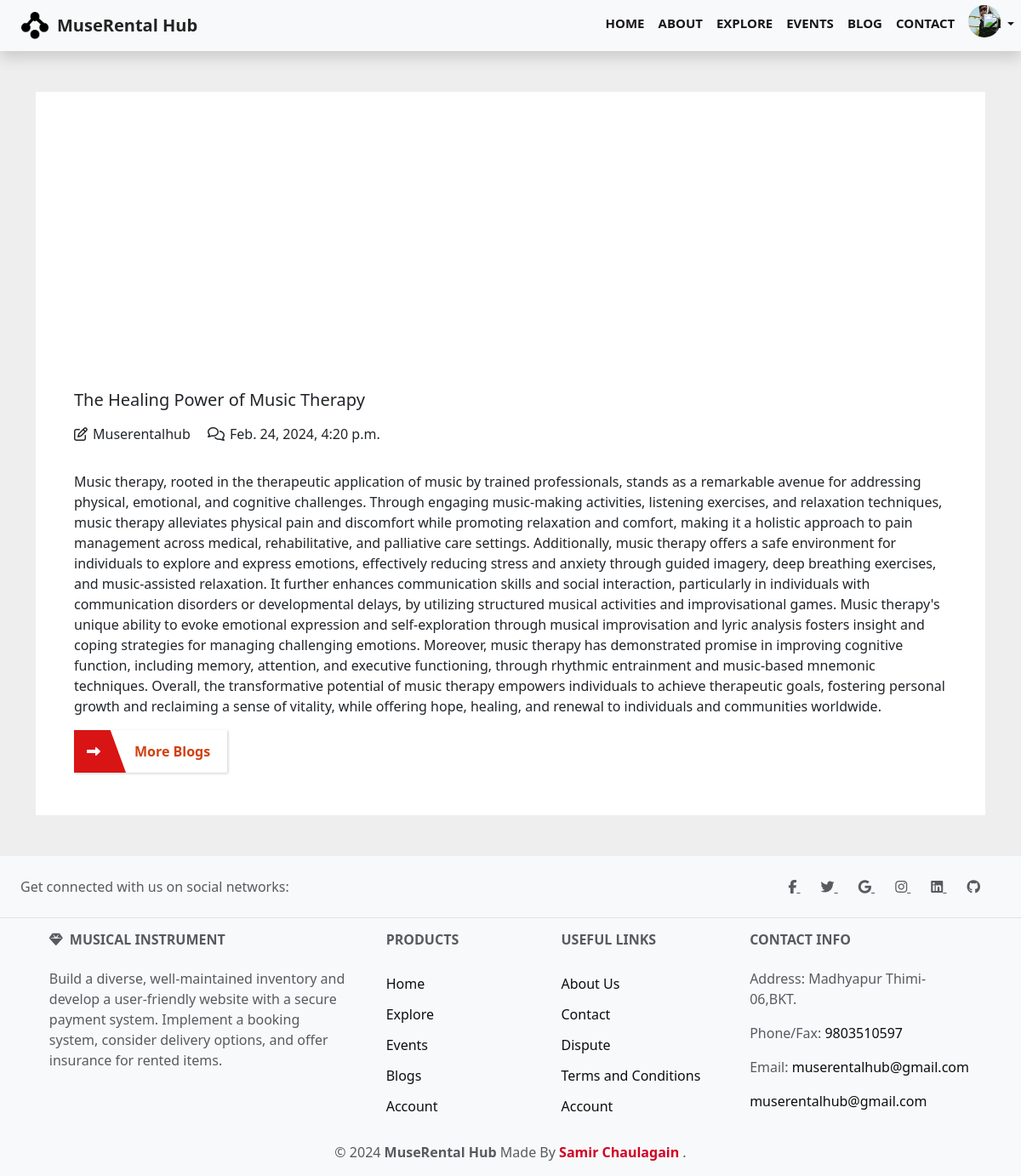
The app's page /post/8 (signed in) with its own data.
### main/models.py (models this page shows, shortened)
class Post(models.Model):
    image = models.ImageField(upload_to='images/', default='default_image.jpg')
    title = models.CharField(max_length=100)
    body = models.TextField(max_length=1000000)
    created_at = models.DateTimeField(default=datetime.now, blank=True)

### main/views.py (the view)
# urls.py: path('post/<str:pk>', views.post, name='post'),
def post(request, pk):
    posts = Post.objects.get(id=pk)
    return render(request, 'landing_pages/posts.html', {'posts': posts})

### template/landing_pages/posts.html (shortened to what this page needs)
{% extends 'base.html' %}
{% load static %}
{% block content %}
<section>
  <div class="container mt-5">
    <div class="row">
      <div class="col-12">
        <article class="blog-card">
          <div class="blog-card__background">
            <div class="card__background--wrapper">
            </div>
          </div>
          <div class="blog-card__head">
          </div>
          <div class="blog-card__info">
            <h5>{{posts.title}}</h5>
            <p>
            <p href="#" class="icon-link mr-3"><i class="fa fa-pencil-square-o"></i> Muserentalhub</p>
            <p class="icon-link ms-3"><i class="fa fa-comments-o"></i> {{posts.created_at}}</p>
            </p>
            <p>{{posts.body}}
            </p>
            <a href="{% url 'main:blog' %}" class="btn btn--with-icon"><i
                class="btn-icon fa fa-long-arrow-right"></i>More Blogs</a>
          </div>
        </article>
      </div>
    </div>
  </div>
  {%endblock %}

### static/css/style.css (style rules this page uses)
* { margin: 0%; box-sizing: border-box; }

### template/landing_pages/posts.html (style rules this page uses)
body { background: #eee; }

### records on screen
Post: title "The Healing Power of Music Therapy", created_at "Feb. 24, 2024, 4:20 p.m.", body "Music therapy, rooted in the therapeutic application of music by trained professionals, stands as a remarkable avenue for addressing physical, emotional, and cognitive challenges. Through engaging music-making activities, listening exercises, and relaxation techniques, music therapy alleviates physical pain and discomfort while promoting relaxation and comfort, making it a holistic approach to pain management across medical, rehabilitative, and palliative care settings. Additionally, music therapy offers a safe environment for individuals to explore and express emotions, effectively reducing stress and anxiety through guided imagery, deep breathing exercises, and music-assisted relaxation.…"
